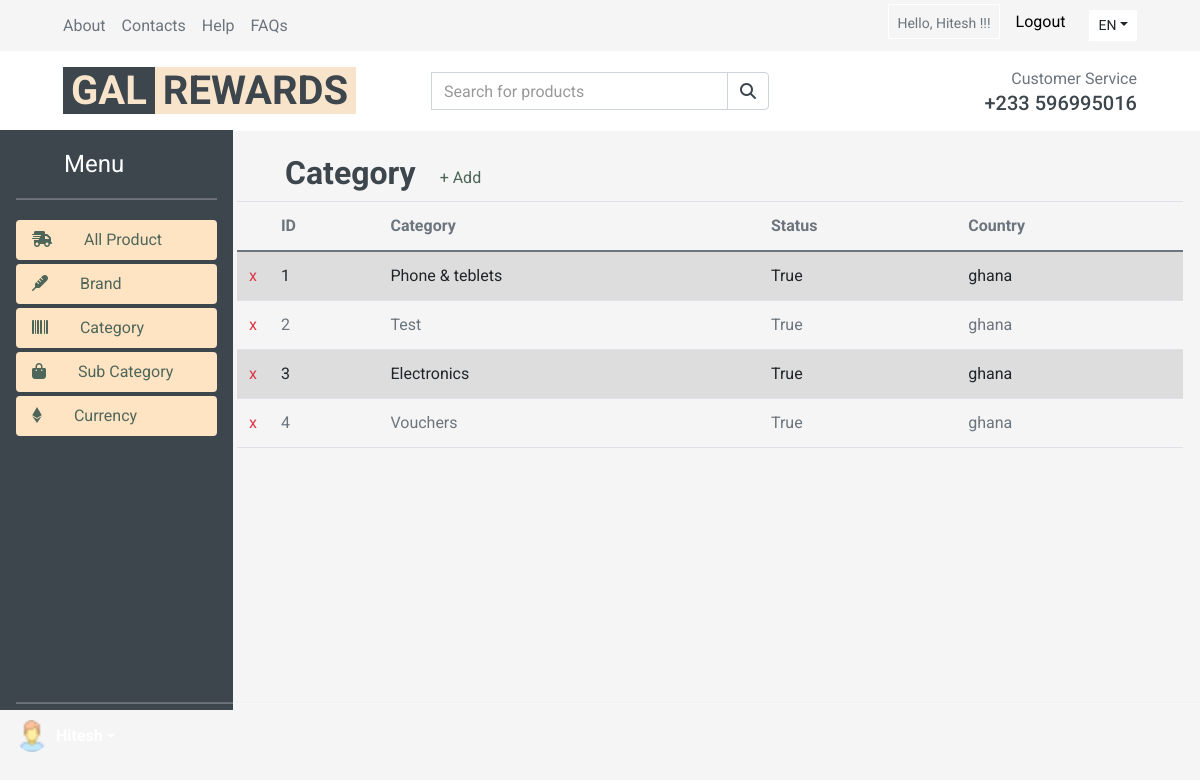
Page /adminCategory/ (signed in) on the earlier database version.
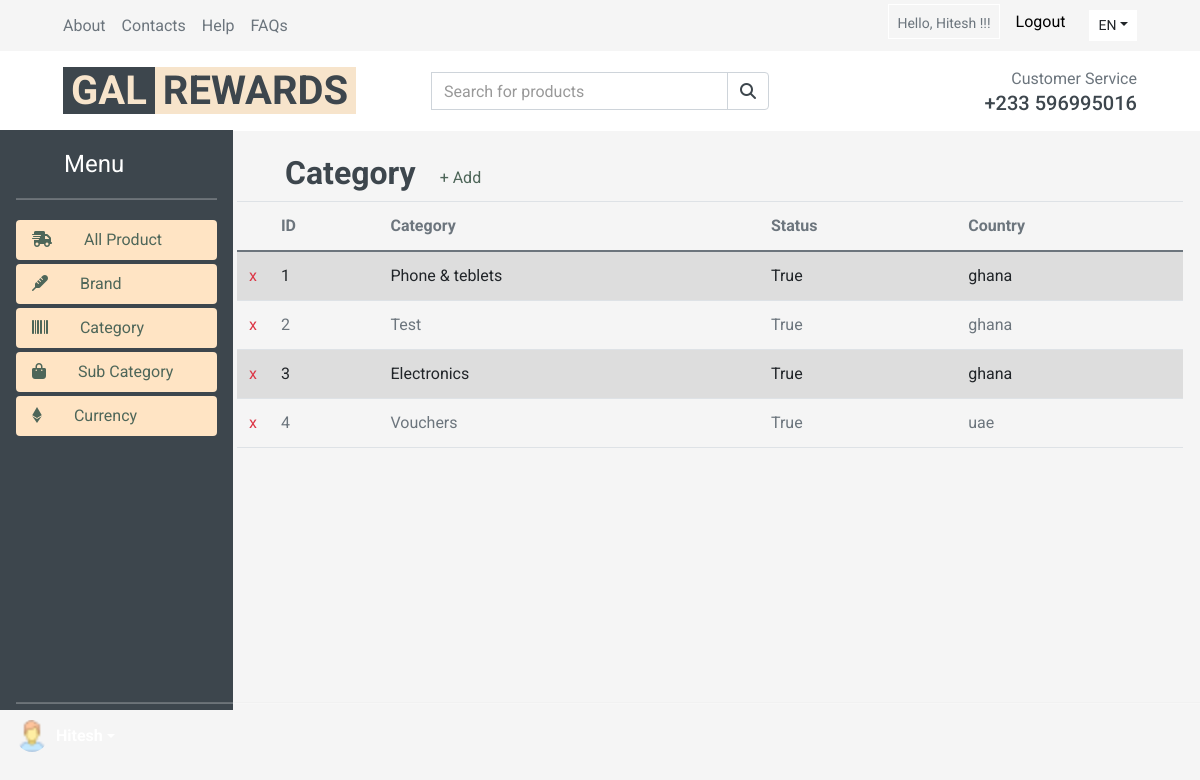
Same page on the later database version.
### Product/models.py (models this page shows, shortened)
class category(models.Model):
    category = models.CharField(max_length=30, unique=True)
    status = models.BooleanField(default=True)
    country = models.CharField(max_length=15,choices=COUNTRY_CHOOSE,default='ghana')

### my/views.py (the view)
# urls.py: path('adminCategory/',views.adminCategory,name="adminCategory"),
def adminCategory(request):
    allcat = category.objects.all()
    data={
        'allcat': allcat,
    }
    return render(request,'adminPanel/adminCategory.html',data)

### templates/adminPanel/adminCategory.html
{% include "adminPanel/adminHeader.html"%}
{% if user.is_authenticated %}
    <div class="d-flex align-items-center">
        <div class="d-inline-block">
        <h2 class="ml-5">Category</h2>
        </div>
        <div class="col-5 pl-4">
        <a href="{% url 'addCategory'%}" style="color: #4e6659;">+ Add</a>
        </div>
    </div>
    <table class="table table-striped">
        <thead>
            <tr>
                <th scope="col"></th>
                <th scope="col">ID</th>
                <th scope="col">Category</th>
                <th scope="col">Status</th>
                <th scope="col">Country</th>
            </tr>
        </thead>
        <tbody>
           {% for n in allcat%}
            <tr>
                <td class="text-center" style="width: 12px;" ><a href="{%url 'catDelete' catId=n.id%}" class="text-danger">x</a></td>
                <td>{{n.id}}</td>
                <td>{{n.category}}</td>
                <td>{{n.status}}</td>
                <td>{{n.country}}</td>
            </tr>
            {%endfor%}
        </tbody>
    </table>
  </div>
{%endif%}
{% include "adminPanel/adminFooter.html" %}

Differences in the rows shown:
changed category "Vouchers": country "ghana" → "uae"
